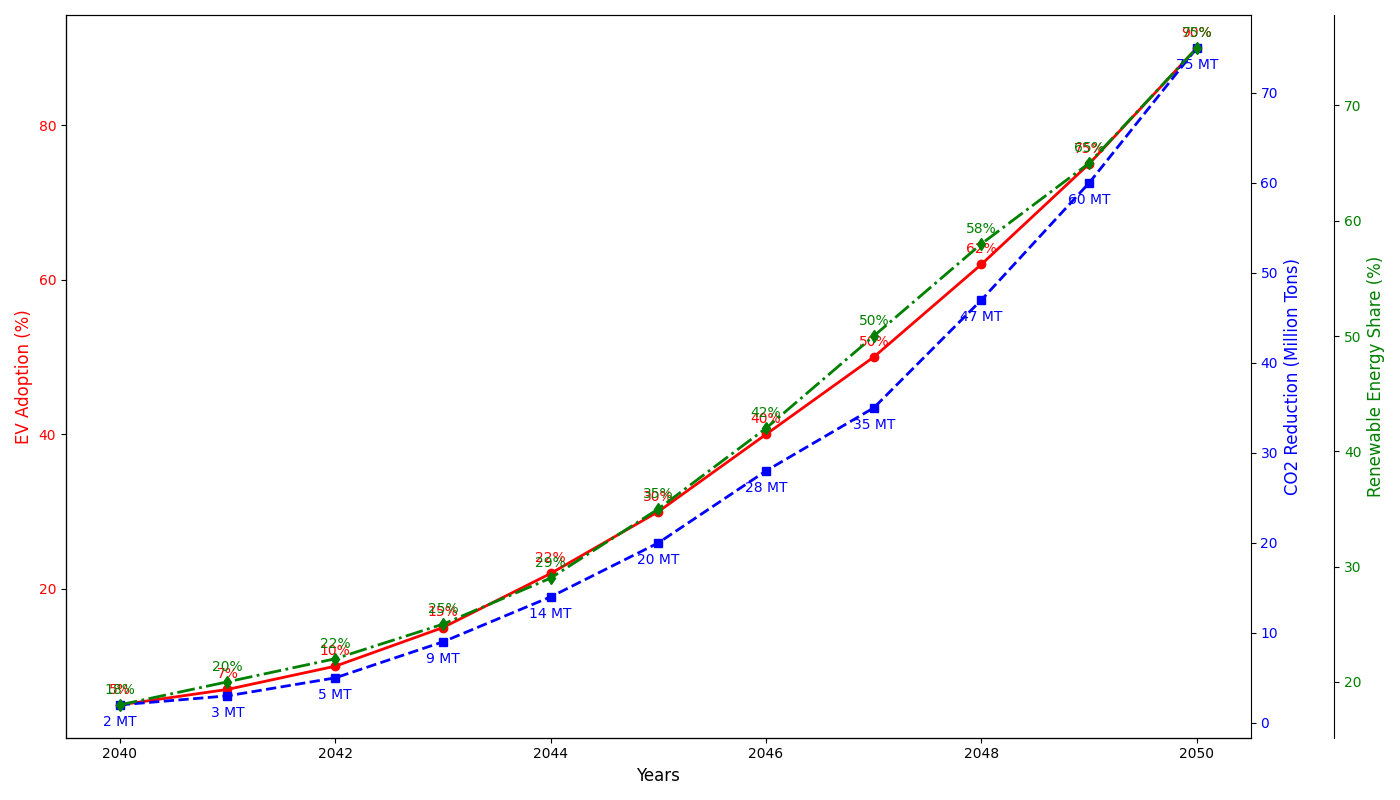

The script that drew this image:
import matplotlib.pyplot as plt
import numpy as np

years = np.arange(2040, 2051)
ev_adoption_rates = np.array([5, 7, 10, 15, 22, 30, 40, 50, 62, 75, 90])
co2_reduction = np.array([2, 3, 5, 9, 14, 20, 28, 35, 47, 60, 75])
renewable_energy_share = np.array([18, 20, 22, 25, 29, 35, 42, 50, 58, 65, 75])

fig, ax1 = plt.subplots(figsize=(14, 8))

# Change the color from blue to red for EV Adoption
ax1.plot(years, ev_adoption_rates, 'o-', linewidth=2, color='red')
ax1.set_xlabel('Years', fontsize=12)
ax1.set_ylabel('EV Adoption (%)', fontsize=12, color='red')
ax1.tick_params(axis='y', labelcolor='red')

for i, rate in enumerate(ev_adoption_rates):
    ax1.annotate(f'{rate}%', (years[i], ev_adoption_rates[i]), textcoords="offset points", xytext=(0, 8), ha='center', fontsize=10, color='red')

ax2 = ax1.twinx()
# Change the color from green to blue for CO2 Reduction
ax2.plot(years, co2_reduction, 's--', linewidth=2, color='blue')
ax2.set_ylabel('CO2 Reduction (Million Tons)', fontsize=12, color='blue')
ax2.tick_params(axis='y', labelcolor='blue')

for i, reduction in enumerate(co2_reduction):
    ax2.annotate(f'{reduction} MT', (years[i], co2_reduction[i]), textcoords="offset points", xytext=(0, -15), ha='center', fontsize=10, color='blue')

ax3 = ax1.twinx()
ax3.spines['right'].set_position(('outward', 60))
# Change the color from red to green for Renewable Energy Share
ax3.plot(years, renewable_energy_share, 'd-.', linewidth=2, color='green')
ax3.set_ylabel('Renewable Energy Share (%)', fontsize=12, color='green')
ax3.tick_params(axis='y', labelcolor='green')

for i, share in enumerate(renewable_energy_share):
    ax3.annotate(f'{share}%', (years[i], renewable_energy_share[i]), textcoords="offset points", xytext=(0, 8), ha='center', fontsize=10, color='green')

ax1.spines['top'].set_visible(False)
ax1.spines['right'].set_visible(False)

fig.tight_layout()
plt.show()
